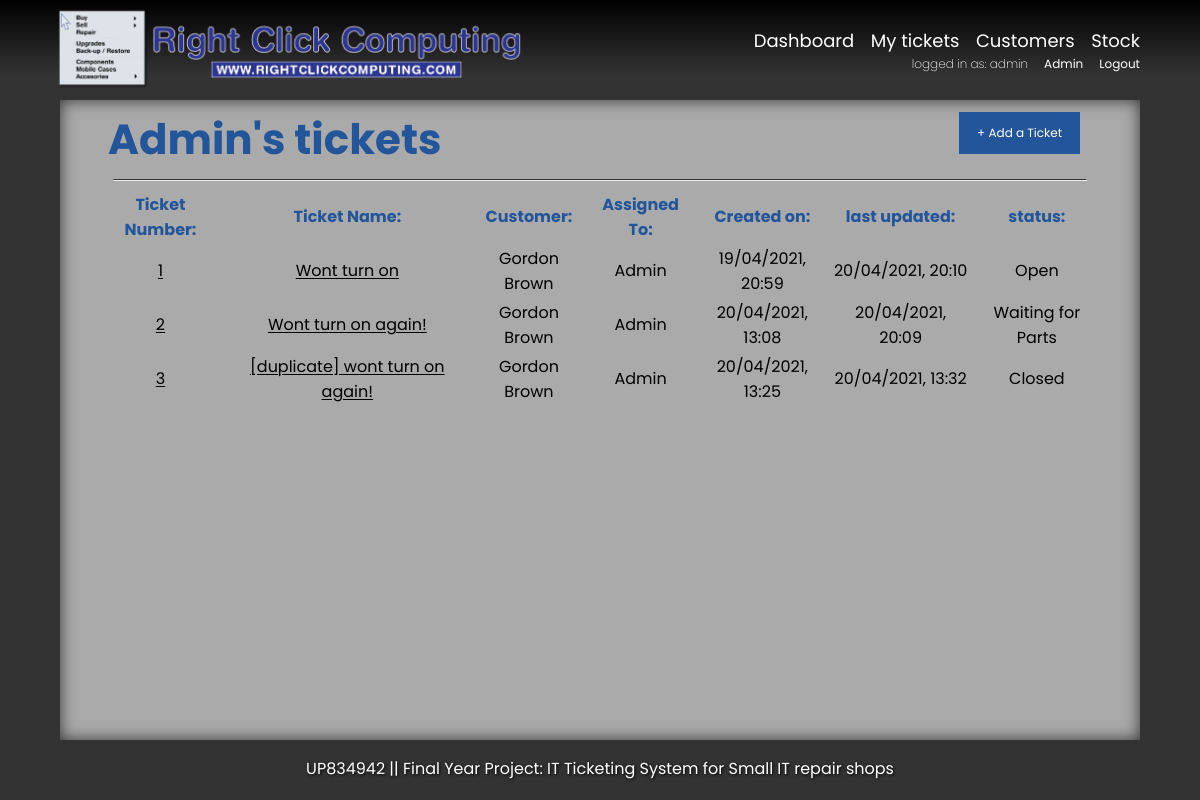
/my_tickets/ (signed in), run on an earlier commit of the app's database.
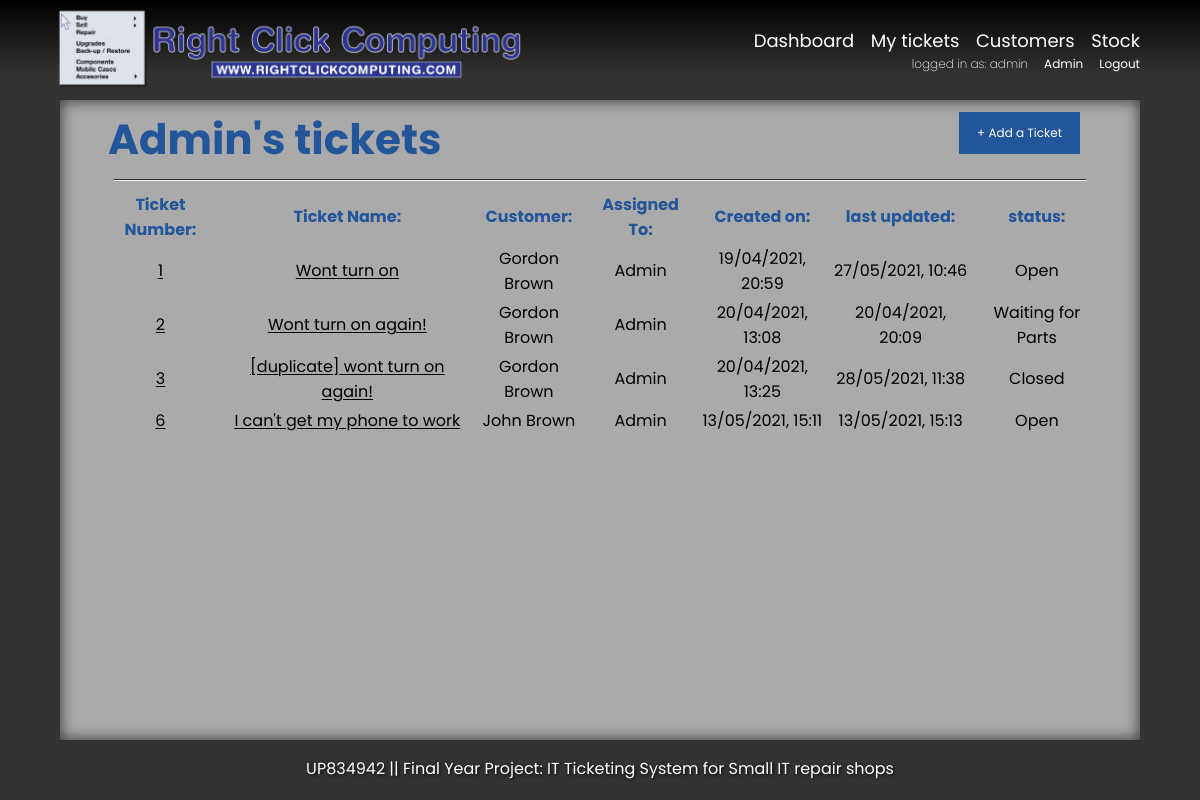
And on a later commit of the database.
### ticketingsystem/models.py (models this page shows, shortened)
class Ticket(models.Model):
    TICKET_STATUS = [('Open', 'Open'), ('Waiting on Customer', 'Waiting on Customer'), ('Waiting for Parts', 'Waiting for Parts'), ('Closed', 'Closed')]
    DEVICE_TYPES = [('Mobile Phone', 'Mobile Phone'), ('Laptop', 'Laptop'), ('Desktop', 'Desktop'), ('Games Console', 'Games Console'), ('Tablet', 'Tablet'), ('Smart device', 'Smart Device'), ('Other', 'Other')]
    ticketName = models.CharField(max_length=100, verbose_name="Ticket Name")
    deviceMake = models.CharField (max_length=30, verbose_name="Device Make")
    deviceModel = models.CharField(max_length=50, verbose_name="Device Model")
    deviceType = models.CharField(max_length=15, choices=DEVICE_TYPES, verbose_name="Device Type")
    customer = models.ForeignKey(Customer, on_delete=models.PROTECT, verbose_name="Customer")
    assigned = models.ForeignKey(User, on_delete=models.SET_NULL, null=True, blank=True, editable=True, related_name="assignedTechnician", verbose_name="Assigned")
    ticketStatus = models.CharField(max_length=30, choices=TICKET_STATUS, verbose_name="Ticket Status")
    createdDate = models.DateTimeField(auto_now_add=True, editable=False, verbose_name="Created On")
    createdBy = models.ForeignKey(User, on_delete=models.DO_NOTHING, null=True, editable=False, related_name="createdByTechnician", verbose_name="createdBy")
    lastUpdated = models.DateTimeField(auto_now=True, verbose_name="Last Update Date")
    updatedBy = models.ForeignKey(User, on_delete=models.DO_NOTHING, null=True, editable=False, related_name="updatedByTechnician", verbose_name="Updated By")
    ticketDescription = models.TextField(verbose_name="Ticket Description")
    class meta:
        ordering = ['-id']

class Customer(models.Model):
    firstName = models.CharField (max_length=50, verbose_name="First Name")
    lastName = models.CharField (max_length=50, verbose_name="Last Name")
    phoneMessage = 'Phone number must be 11 digits format \'00000000000\''
    phone_regex = RegexValidator(regex='^\\d{11}$',message=phoneMessage)
    number = models.CharField(max_length=11, validators=[phone_regex], verbose_name="Phone Number")
    email = models.EmailField(max_length = 254, blank= True, null=True, verbose_name="Email Address")
    address = models.TextField(blank=True, verbose_name="Address")
    def __str__(self):
        return self.firstName + ' ' + self.lastName

### ticketingsystem/views.py (the view)
def myTickets (request):
    tickets = Ticket.objects.all()
    ticketFilter = tickets.filter(assigned=request.user)
    return render (request, 'my_tickets.html', {
       'tickets' : tickets,
       'ticketFilter' : ticketFilter
    })

### ticketingsystem/templates/my_tickets.html (shortened to what this page needs)
{% extends 'base.html'%}
{% block content %}
{% load static %}
{% if user.is_authenticated %}
    <link rel="stylesheet" href="{% static 'dashboard.css' %}">
    <span  id = "ticketbar">
    <h1 id = "dashTitle"> {{ user.get_username | capfirst }}'s tickets</h1>
        <a href="/dashboard/create-ticket/" class="button" title="Add a Ticket"> + Add a Ticket</a>
    </span>
    <hr>
    <div id = 'ticketTable'>
        <table id = "dashTable">
            <tr>
            <th id = 'tableHeading'>Ticket Number: </th>
            <th id = 'tableHeading'>Ticket Name: </th>
            <th id = 'tableHeading'>Customer: </th>
            <th id = 'tableHeading'>Assigned To: </th>
            <th id = 'tableHeading'>Created on: </th>
            <th id = 'tableHeading'>last updated: </th>
            <th id = 'tableHeading'>status: </th>
            </tr>
                {% for ticket in ticketFilter %}
                        <tr>
                        <th id = 'tableContent'> <a href = "{% url 'Ticket_Detail' ticket.id %}"> {{ticket.id}}  </a></th>
                        <th id = 'tableContent'> <a href = "{% url 'Ticket_Detail' ticket.id %}">{{ticket.ticketName | capfirst}} </a>  </th>
                        <th id = 'tableContent'>{{ticket.customer | capfirst}} </th>
                        <th id = 'tableContent'>{{ticket.assigned | capfirst}} </th>
                        <th id = 'tableContent'>{{ticket.createdDate | date:"d/m/Y, H:i "}} </th>
                        <th id = 'tableContent'>{{ticket.lastUpdated | date:"d/m/Y, H:i "}} </th>
                        <th id = 'tableContent'>{{ticket.ticketStatus | capfirst}} </th>
                        </tr>
                {% endfor %}
        </table>
    </div>
{% else %}
    <h1 id = "nolog"> You are not logged in! Please login to see the dashboard </h1>
{% endif %}
{% endblock %}

What changed in the data, as far as the page shows it:
changed Ticket "Wont turn on": lastUpdated "20/04/2021, 20:10" → "27/05/2021, 10:46"
changed Ticket "[duplicate] wont turn on again!": lastUpdated "20/04/2021, 13:32" → "28/05/2021, 11:38"
added Ticket: id "6", ticketName "I can't get my phone to work", customer "John Brown", assigned "Admin", createdDate "13/05/2021, 15:11", lastUpdated "13/05/2021, 15:13", ticketStatus "Open"
